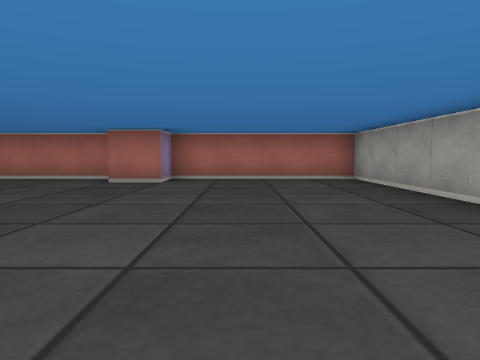
view 1 (above)

23 first-person views from a walk through a cub3D level. The camera is about half as high as the walls, tilts 4° down and sees 70° across. The floor is counted in squares. Each view is taken from the middle of a square. On the plan, view 1 faces up. The plan holds only what a view shows up to about 9 squares ahead; the rest is blank.

view 2
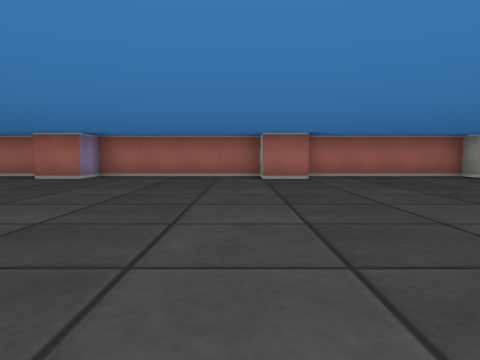

view 3
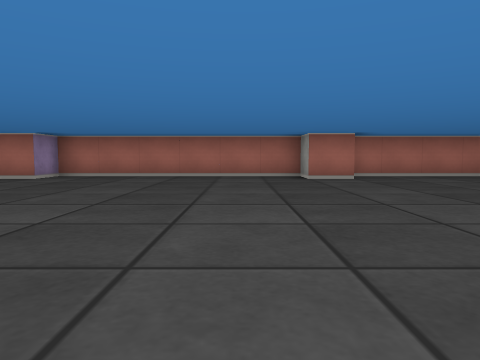

view 4
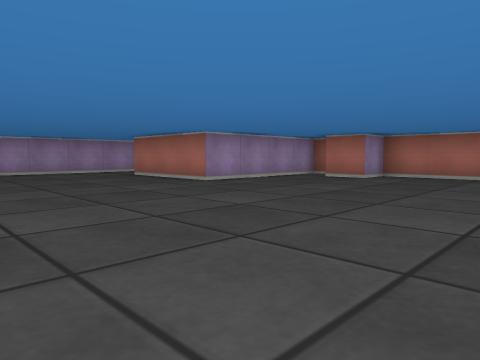

view 5
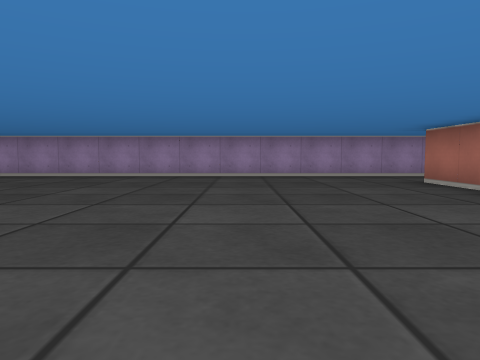

view 6
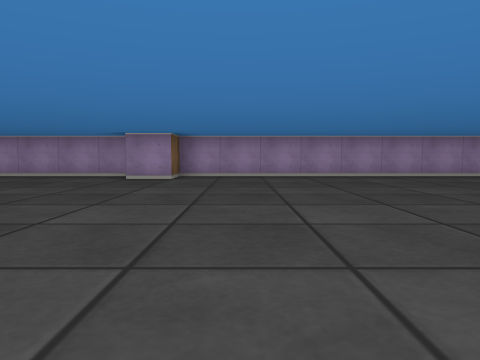

view 7
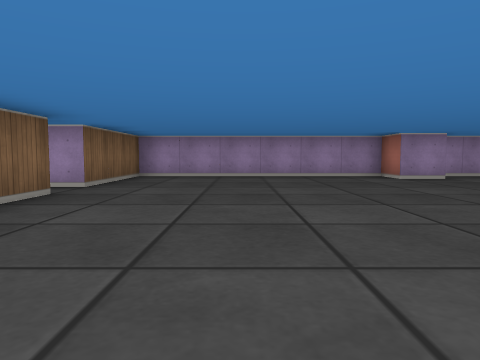

view 8
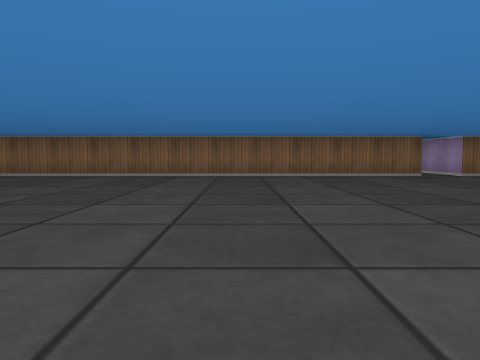

view 9
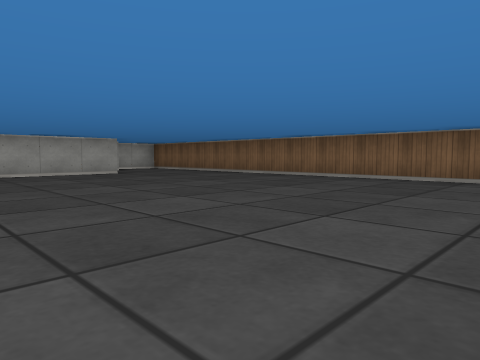

view 10
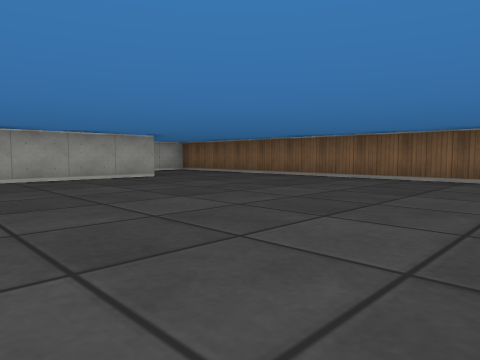

view 11
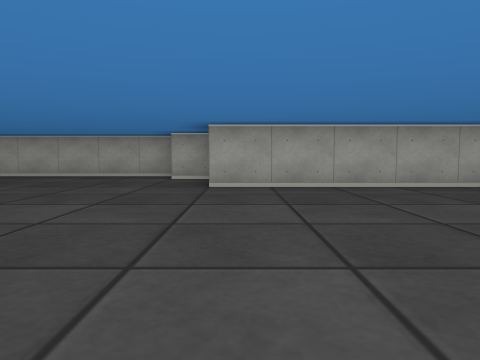

view 12
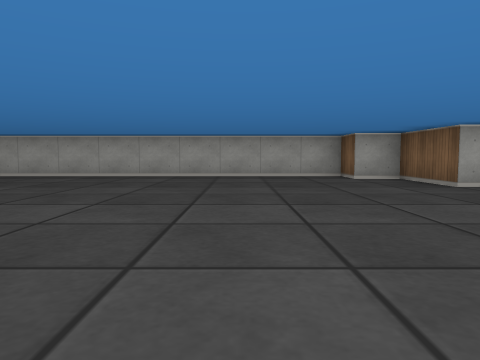

view 13
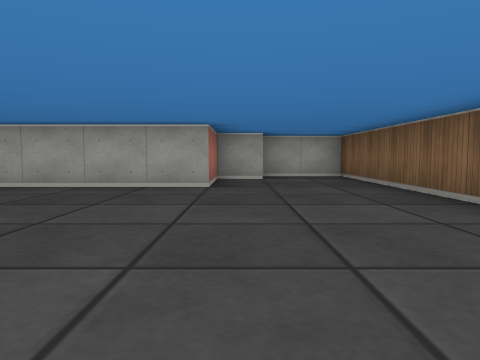

view 14
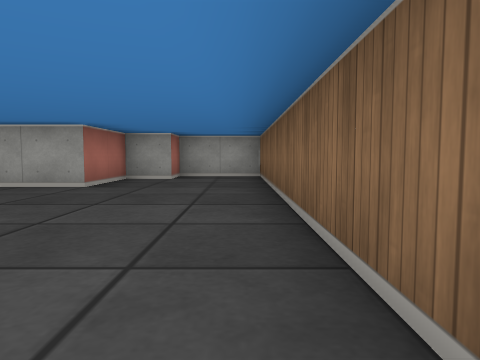

view 15
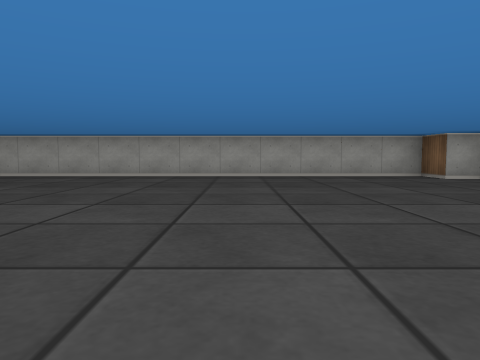

view 16
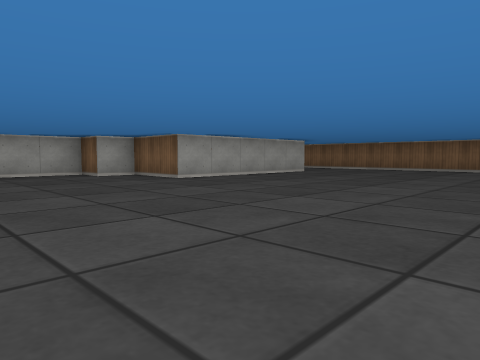

view 17
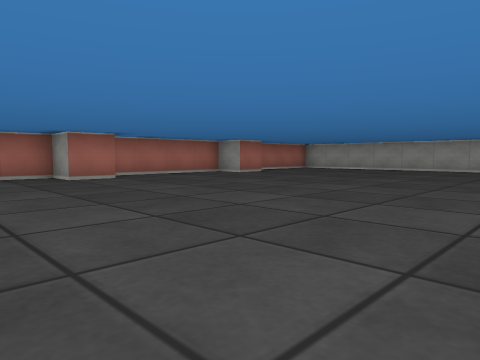

view 18
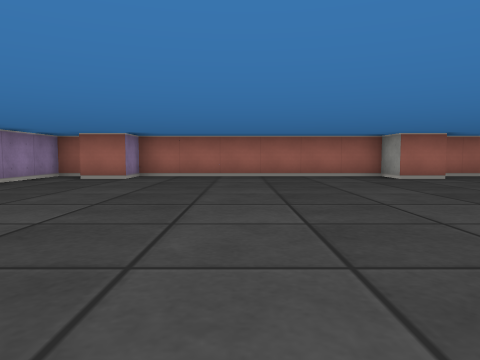

view 19
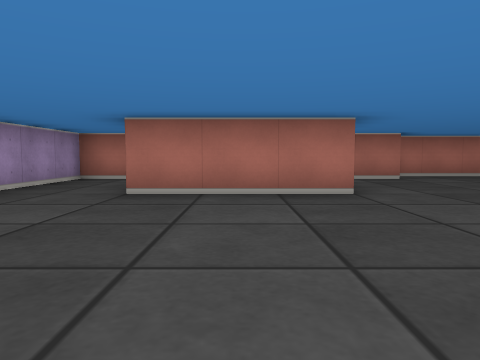

view 20
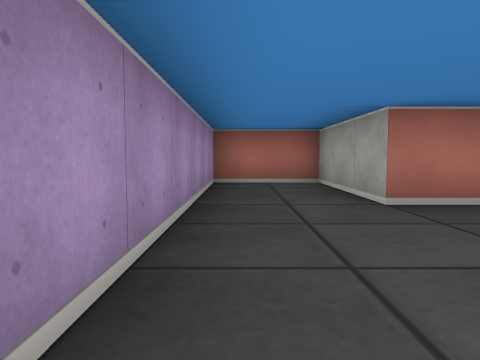

view 21
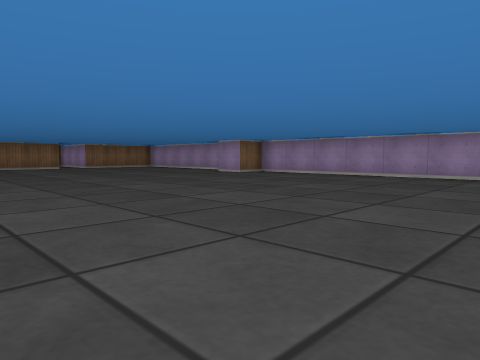

view 22
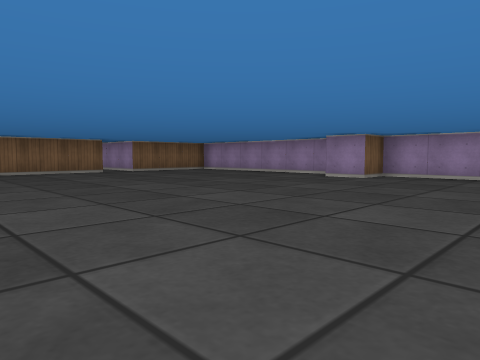

view 23
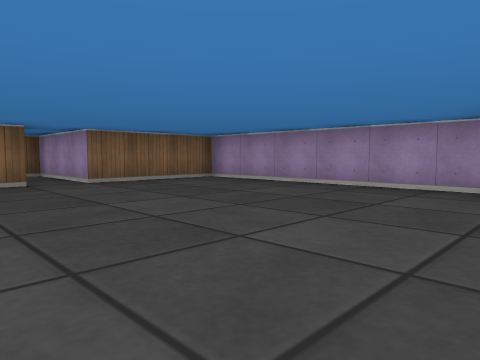

### Floor plan
Points are (right, up) in squares from view 1. A wall is a line through its corners. A room is listed if a view was taken in it or the views show most of it. See-through windows are left out.
Room 1 (views 1, 2, 3, 4, 5, 6, 7, 8, 9, 10, 11, 12, 13, 14, 15, 16, 17, 18, 19, 20, 21, 22, 23)
walls: (-14.9, 7.5) (-15.5, 7.5) (-15.5, 3.5) (-18.5, 3.5) (-18.5, 6.5) (-20.5, 6.5) (-20.5, -8.5) (-19.5, -8.5) (-19.5, -9.5) (-20.5, -9.5) (-20.5, -15.5) (-17.5, -15.5) (-17.5, -18.5) (-17.1, -18.5); (-16.6, -15.5) (2.5, -15.5) (2.5, -13.5) (1.5, -13.5) (1.5, -12.5) (-0.5, -12.5) (-0.5, -7.5) (1.5, -7.5) (1.5, -6.5) (2.5, -6.5) (2.5, 7.5) (-1.5, 7.5) (-1.5, 6.5) (-2.5, 6.5) (-2.5, 7.5) (-6.5, 7.5) (-6.5, 6.5) (-7.5, 6.5) (-7.5, 7.5) (-13.5, 7.5) (-13.5, 6.5) (-14.5, 6.5)

Where each view was taken, in squares from view 1:
view 1: 0 up, 0 right, facing up
view 2: 1 down, 3 left, facing up
view 3: 1 down, 9 left, facing up
view 4: 1 down, 10 left, facing up-left
view 5: 0 up, 12 left, facing left
view 6: 7 down, 12 left, facing left
view 7: 13 down, 12 left, facing left
view 8: 7 down, 12 left, facing down
view 9: 8 down, 10 left, facing down-right
view 10: 8 down, 8 left, facing down-right
view 11: 8 down, 6 left, facing right
view 12: 4 down, 6 left, facing right
view 13: 13 down, 6 left, facing right
view 14: 15 down, 6 left, facing right
view 15: 2 down, 6 left, facing right
view 16: 3 down, 7 left, facing down-right
view 17: 1 down, 10 left, facing up-right
view 18: 1 down, 11 left, facing up
view 19: 1 down, 17 left, facing up
view 20: 0 up, 20 left, facing up
view 21: 1 down, 12 left, facing down-left
view 22: 5 down, 12 left, facing down-left
view 23: 9 down, 15 left, facing down-left
